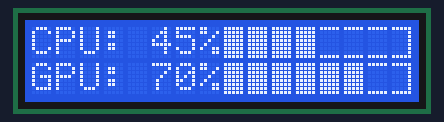
This sketch was run on a simulated Arduino Uno, built with avr-gcc and run on an emulated ATmega328P. Parts: 16×2 character LCD.

Above: at 0.2 s.
At 4.3 s:
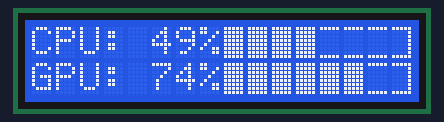
At 9.5 s:
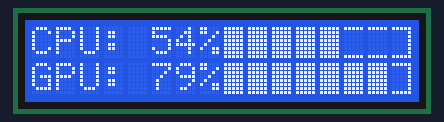
At 18.7 s:
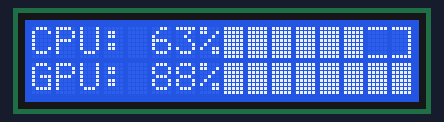
At 32.2 s:
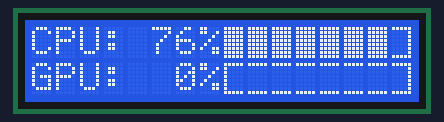
At 38.3 s:
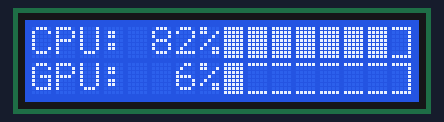

The sketch:

Gauge_display_dual.ino
```cpp
// simple project using Arduino UNO and 16x2 character display to display gauge,
// created by upir, 2022
// youtube channel: https://www.youtube.com/upir_upir

// FULL TUTORIAL: https://youtu.be/upE17NHrdPc

// Links related to this project:
// Arduino UNO - https://s.click.aliexpress.com/e/_AXDw1h
// Arduino breadboard prototyping shield - https://s.click.aliexpress.com/e/_ApbCwx
// 16x2 displays with IIC - https://s.click.aliexpress.com/e/_9Hl3JV
// 16x2 display with RGB backlight - https://s.click.aliexpress.com/e/_9wgpeb
// original sketch from YWROBOT - https://wokwi.com/arduino/libraries/LiquidCrystal_I2C/HelloWorld
// character creator - https://tusindfryd.github.io/screenduino/
// another character creator - https://maxpromer.github.io/LCD-Character-Creator/
// sprintf explanation - https://www.programmingelectronics.com/sprintf-arduino/
// custom characters simplest project - https://wokwi.com/projects/294395602645549578
// Arduino I2C scanner - https://playground.arduino.cc/Main/I2cScanner/

/*-----( Import needed libraries )-----*/
#include <Wire.h>
#include <hd44780.h>                        // main hd44780 header
#include <hd44780ioClass/hd44780_I2Cexp.h>  // i2c expander i/o class header

/*-----( Declare Constants )-----*/
// LCD geometry
const int LCD_COLS = 16;
const int LCD_ROWS = 2;

/*-----( Declare objects )-----*/
//hd44780_I2Cexp lcd;  // declare lcd object: auto locate & auto config expander chip, otherwise specify lcd address as below:
 hd44780_I2Cexp lcd(0x27);
// define custom characters - every character is 5x8 "pixels"
byte gauge_left[8] =   {  B11111,  B10000,  B10000,  B10000,  B10000,  B10000,  B10000,  B11111};  // left part of empty gauge    [
byte gauge_center[8] = {  B11111,  B00000,  B00000,  B00000,  B00000,  B00000,  B00000,  B11111};  // center part of empty gauge  _
byte gauge_right[8] =  {  B11111,  B00001,  B00001,  B00001,  B00001,  B00001,  B00001,  B11111};  // right part of empty gauge   ]
byte gauge_fill[8] =   {  B11111,  B11111,  B11111,  B11111,  B11111,  B11111,  B11111,  B11111};  // filled gauge                █

int cpu_gauge;    // value for the CPU gauge
int gpu_gauge;    // value for the GPU gauge
char buffer[10];  // helper buffer to store C-style strings (generated with sprintf function)

void setup()
{
  cpu_gauge = 45;  // set "random" value for CPU gauge
  gpu_gauge = 70;  // set "random" value for GPU gauge

  lcd.init();                       // initialize the 16x2 lcd module
  lcd.createChar(0, gauge_left);    // create special character on position 0, gauge left    [
  lcd.createChar(1, gauge_center);  // create special character on position 1, gauge center  _
  lcd.createChar(2, gauge_right);   // create special character on position 2, gauge right   ]
  lcd.createChar(3, gauge_fill);    // create special character on position 3, gauge fill    █
  lcd.backlight();                  // enable backlight for the LCD module
}

void loop()
{
  // CPU gauge
  lcd.setCursor(0,0);                         // move cursor to top left
  sprintf(buffer, "CPU:%3d%%", cpu_gauge);    // set a string as CPU: XX%, with the number always taking at least 3 character
                                              // %3d means % is a character specifier, 3 specifies that 3 positions will be used for the data d i.e. the variable cpu_gauge
                                              // the %% means display one %, the first % is the format specifier
  lcd.print(buffer);                          // print the string on the display, then continue to draw the gauge

  // 8 characters to draw the gauge --- ████___]
  float cpu_gauge_step = 100.0/8.0;         // 100% is the maximum number, gauge is 8 characters wide, calculate one step
  for (int i=0; i<8; i++) {
    if (cpu_gauge <= cpu_gauge_step*i) {    // value is smaller than step*i, draw "empty" character
         if (i==0)      {lcd.write(0);}     // [     first cell, opening bracket
         else if (i==7) {lcd.write(2);}     // ]     last cell, closing bracket
         else           {lcd.write(1);}     // _     any other cell, lines top and bottom
       }
    else {                                  // value is bigger than step*i, draw filled character - █
         lcd.write(3);
       }
  }

  // GPU gauge
  lcd.setCursor(0,1);                         // move cursor to second line
  sprintf(buffer, "GPU:%3d%%", gpu_gauge);    // set a string as GPU: XX%, with the number always taking at least 3 character
                                              // %3d means % is a character specifier, 3 specifies that 3 positions will be used for the data d i.e. the variable gpu_gauge
                                              // the %% means display one %, the first % is the format specifier
  lcd.print(buffer);                          // print the string on the display, then continue to draw the gauge

  // 8 characters to draw the gauge --- [______]
  float gpu_gauge_step = 100.0/8.0;         // 100% is the maximum number, gauge is 8 characters wide, calculate one step
  for (int i=0; i<8; i++) {
    if (gpu_gauge <= gpu_gauge_step*i) {    // value is smaller than step*i, draw "empty" character
         if (i==0) {lcd.write(0);}          // [     first cell, opening bracket
         else if (i==7) {lcd.write(2);}     // ]     last cell, closing bracket
         else {lcd.write(1);}               // _     any other cell, lines top and bottom
       }
    else {                                  // value is bigger than step*i, draw filled character - █
         lcd.write(3);
       }
  }

  // increase the CPU value, set between 0-100
  cpu_gauge = cpu_gauge +1;
  if (cpu_gauge > 100) {cpu_gauge = 0;}

  // incrase the GPU value, set between 0-100
  gpu_gauge = gpu_gauge +1;
  if (gpu_gauge > 100) {gpu_gauge = 0;}

  delay(1000);  // wait for a while - 100ms = update the screen 10x in a second

}
```

Measured:
- what the display in image 1 shows lasts 1.0 s, from 4.3 s to 5.3 s
